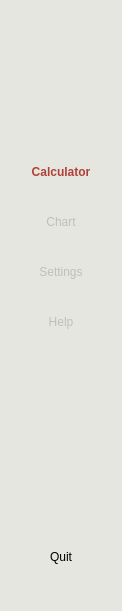
   <widget class="QWidget" name="sidePanel" native="true">
    <property name="geometry">
     <rect>
      <x>-10</x>
      <y>0</y>
      <width>121</width>
      <height>611</height>
     </rect>
    </property>
    <property name="styleSheet">
     <string notr="true">QWidget {
	background-color: rgb(230, 230, 224);
	font: 57 14pt &quot;Yrsa Medium&quot;;
}

QPushButton {
	text-align: center;
	height: 30px;
	border: none;
}
QPushButton:checked {
 color: rgb(177, 65, 56);
font-weight: bold;

}

QPushButton:hover {
	color: rgb(177, 65, 56);
}</string>
    </property>
    <layout class="QVBoxLayout" name="verticalLayout_2">
     <item>
      <layout class="QHBoxLayout" name="logoLayoutH">
       <item>
        <widget class="QLabel" name="Logo">
         <property name="minimumSize">
          <size>
           <width>100</width>
           <height>100</height>
          </size>
         </property>
         <property name="maximumSize">
          <size>
           <width>100</width>
           <height>100</height>
          </size>
         </property>
         <property name="text">
          <string/>
         </property>
         <property name="pixmap">
          <pixmap>:/images/Gemini_Generated_Image_njly4xnjly4xnjly.jpeg</pixmap>
         </property>
         <property name="scaledContents">
          <bool>true</bool>
         </property>
        </widget>
       </item>
      </layout>
     </item>
     <item>
      <spacer name="sidePanelVertSpacer2">
       <property name="orientation">
        <enum>Qt::Vertical</enum>
       </property>
       <property name="sizeType">
        <enum>QSizePolicy::Fixed</enum>
       </property>
       <property name="sizeHint" stdset="0">
        <size>
         <width>20</width>
         <height>40</height>
        </size>
       </property>
      </spacer>
     </item>
     <item>
      <layout class="QVBoxLayout" name="verticalButtonLayout">
       <property name="spacing">
        <number>20</number>
       </property>
       <item>
        <widget class="QPushButton" name="calculatorButton">
         <property name="text">
          <string>Calculator</string>
         </property>
         <property name="checkable">
          <bool>true</bool>
         </property>
         <property name="checked">
          <bool>true</bool>
         </property>
         <property name="autoExclusive">
          <bool>true</bool>
         </property>
        </widget>
       </item>
       <item>
        <widget class="QPushButton" name="chartButton">
         <property name="enabled">
          <bool>false</bool>
         </property>
         <property name="text">
          <string>Chart</string>
         </property>
         <property name="checkable">
          <bool>true</bool>
         </property>
         <property name="autoExclusive">
          <bool>true</bool>
         </property>
        </widget>
       </item>
       <item>
        <widget class="QPushButton" name="settingButton">
         <property name="enabled">
          <bool>false</bool>
         </property>
         <property name="text">
          <string>Settings</string>
         </property>
         <property name="checkable">
          <bool>true</bool>
         </property>
         <property name="autoExclusive">
          <bool>true</bool>
         </property>
        </widget>
       </item>
       <item>
        <widget class="QPushButton" name="helpButton">
         <property name="enabled">
          <bool>false</bool>
         </property>
         <property name="text">
          <string>Help</string>
         </property>
         <property name="checkable">
          <bool>true</bool>
         </property>
         <property name="autoExclusive">
          <bool>true</bool>
         </property>
        </widget>
       </item>
      </layout>
     </item>
     <item>
      <spacer name="sidePanelVertSpacer1">
       <property name="orientation">
        <enum>Qt::Vertical</enum>
       </property>
       <property name="sizeHint" stdset="0">
        <size>
         <width>20</width>
         <height>212</height>
        </size>
       </property>
      </spacer>
     </item>
     <item>
      <widget class="QPushButton" name="quitButton">
       <property name="text">
        <string>Quit</string>
       </property>
       <property name="checkable">
        <bool>true</bool>
       </property>
      </widget>
     </item>
     <item>
      <spacer name="sidePanelVertSpacer3">
       <property name="orientation">
        <enum>Qt::Vertical</enum>
       </property>
       <property name="sizeHint" stdset="0">
        <size>
         <width>20</width>
         <height>40</height>
        </size>
       </property>
      </spacer>
     </item>
    </layout>
   </widget>
